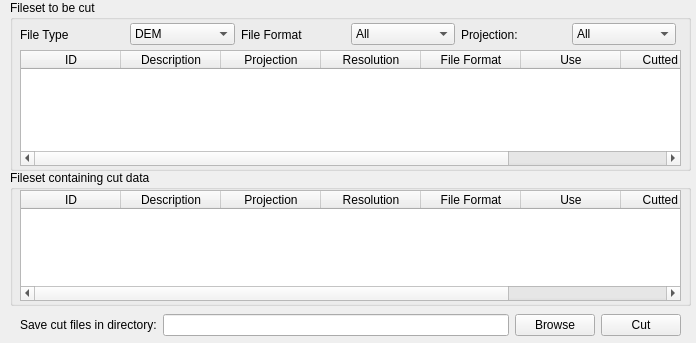
<ui version="4.0" >
 <class>CutSet</class>
 <widget class="QWidget" name="CutSet" >
  <property name="geometry" >
   <rect>
    <x>0</x>
    <y>0</y>
    <width>696</width>
    <height>343</height>
   </rect>
  </property>
  <property name="windowTitle" >
   <string>Form</string>
  </property>
  <widget class="QGroupBox" name="groupBox" >
   <property name="geometry" >
    <rect>
     <x>10</x>
     <y>0</y>
     <width>681</width>
     <height>171</height>
    </rect>
   </property>
   <property name="title" >
    <string>Fileset to be cut</string>
   </property>
   <widget class="QTableWidget" name="tableWidgetFileSets1" >
    <property name="geometry" >
     <rect>
      <x>10</x>
      <y>50</y>
      <width>661</width>
      <height>116</height>
     </rect>
    </property>
    <property name="autoFillBackground" >
     <bool>true</bool>
    </property>
    <property name="selectionBehavior" >
     <enum>QAbstractItemView::SelectRows</enum>
    </property>
    <property name="wordWrap" >
     <bool>false</bool>
    </property>
    <column>
     <property name="text" >
      <string>ID</string>
     </property>
    </column>
    <column>
     <property name="text" >
      <string>Description</string>
     </property>
    </column>
    <column>
     <property name="text" >
      <string>Projection</string>
     </property>
    </column>
    <column>
     <property name="text" >
      <string>Resolution</string>
     </property>
    </column>
    <column>
     <property name="text" >
      <string>File Format</string>
     </property>
    </column>
    <column>
     <property name="text" >
      <string>Use</string>
     </property>
    </column>
    <column>
     <property name="text" >
      <string>Cutted Set</string>
     </property>
    </column>
    <column>
     <property name="text" >
      <string>Classification</string>
     </property>
    </column>
   </widget>
   <widget class="QWidget" name="horizontalLayout" >
    <property name="geometry" >
     <rect>
      <x>10</x>
      <y>20</y>
      <width>656</width>
      <height>29</height>
     </rect>
    </property>
    <layout class="QHBoxLayout" >
     <item>
      <widget class="QLabel" name="label" >
       <property name="text" >
        <string>File Type</string>
       </property>
      </widget>
     </item>
     <item>
      <widget class="QComboBox" name="comboBoxFileType1" >
       <item>
        <property name="text" >
         <string>DEM</string>
        </property>
       </item>
       <item>
        <property name="text" >
         <string>Clutter</string>
        </property>
       </item>
       <item>
        <property name="text" >
         <string>Other</string>
        </property>
       </item>
      </widget>
     </item>
     <item>
      <widget class="QLabel" name="label_2" >
       <property name="text" >
        <string>File Format</string>
       </property>
      </widget>
     </item>
     <item>
      <widget class="QComboBox" name="comboBoxFileFormat1" >
       <property name="currentIndex" >
        <number>0</number>
       </property>
       <item>
        <property name="text" >
         <string>All</string>
        </property>
       </item>
       <item>
        <property name="text" >
         <string>GDALFILE</string>
        </property>
       </item>
       <item>
        <property name="text" >
         <string>ORTFILE</string>
        </property>
       </item>
      </widget>
     </item>
     <item>
      <widget class="QLabel" name="label_3" >
       <property name="text" >
        <string>Projection:</string>
       </property>
      </widget>
     </item>
     <item>
      <widget class="QComboBox" name="comboBoxProjection1" >
       <property name="currentIndex" >
        <number>0</number>
       </property>
       <item>
        <property name="text" >
         <string>All</string>
        </property>
       </item>
       <item>
        <property name="text" >
         <string>DEG</string>
        </property>
       </item>
       <item>
        <property name="text" >
         <string>WGS84GC</string>
        </property>
       </item>
       <item>
        <property name="text" >
         <string>UTM</string>
        </property>
       </item>
      </widget>
     </item>
    </layout>
   </widget>
  </widget>
  <widget class="QGroupBox" name="groupBox_2" >
   <property name="geometry" >
    <rect>
     <x>10</x>
     <y>170</y>
     <width>681</width>
     <height>136</height>
    </rect>
   </property>
   <property name="title" >
    <string>Fileset containing cut data</string>
   </property>
   <widget class="QTableWidget" name="tableWidgetFileSets2" >
    <property name="geometry" >
     <rect>
      <x>10</x>
      <y>20</y>
      <width>661</width>
      <height>111</height>
     </rect>
    </property>
    <property name="autoFillBackground" >
     <bool>true</bool>
    </property>
    <property name="selectionBehavior" >
     <enum>QAbstractItemView::SelectRows</enum>
    </property>
    <property name="wordWrap" >
     <bool>false</bool>
    </property>
    <column>
     <property name="text" >
      <string>ID</string>
     </property>
    </column>
    <column>
     <property name="text" >
      <string>Description</string>
     </property>
    </column>
    <column>
     <property name="text" >
      <string>Projection</string>
     </property>
    </column>
    <column>
     <property name="text" >
      <string>Resolution</string>
     </property>
    </column>
    <column>
     <property name="text" >
      <string>File Format</string>
     </property>
    </column>
    <column>
     <property name="text" >
      <string>Use</string>
     </property>
    </column>
    <column>
     <property name="text" >
      <string>Cutted Set</string>
     </property>
    </column>
    <column>
     <property name="text" >
      <string>Classification</string>
     </property>
    </column>
   </widget>
  </widget>
  <widget class="QWidget" name="horizontalLayout_2" >
   <property name="geometry" >
    <rect>
     <x>20</x>
     <y>310</y>
     <width>661</width>
     <height>30</height>
    </rect>
   </property>
   <layout class="QHBoxLayout" >
    <item>
     <widget class="QLabel" name="label_4" >
      <property name="text" >
       <string>Save cut files in directory:</string>
      </property>
     </widget>
    </item>
    <item>
     <widget class="QLineEdit" name="lineEditDirectory" />
    </item>
    <item>
     <widget class="QPushButton" name="pushButtonBrowse1" >
      <property name="text" >
       <string>Browse</string>
      </property>
     </widget>
    </item>
    <item>
     <widget class="QPushButton" name="pushButtonCut1" >
      <property name="text" >
       <string>Cut</string>
      </property>
     </widget>
    </item>
   </layout>
  </widget>
 </widget>
 <resources/>
 <connections/>
</ui>
